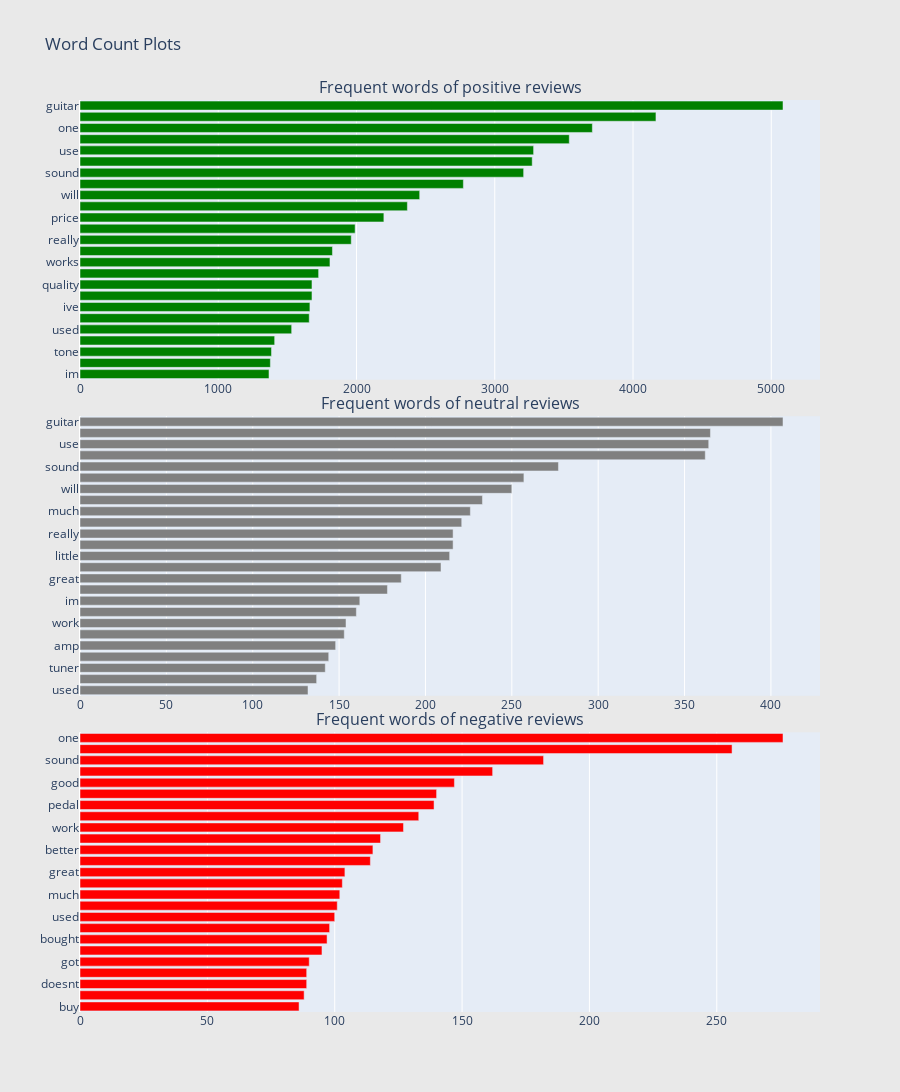

The notebook cell saved with this chart:
### Markdown cell above
## Monogram analysis
**most frequent plots will be here **one word in reviews** based on sentiments**

### Code cell
#Filtering data
review_pos = process_reviews[process_reviews["sentiment"]=='Positive'].dropna()
review_neu = process_reviews[process_reviews["sentiment"]=='Neutral'].dropna()
review_neg = process_reviews[process_reviews["sentiment"]=='Negative'].dropna()

## custom function for ngram generation ##
def generate_ngrams(text, n_gram=1):
    token = [token for token in text.lower().split(" ") if token != "" if token not in STOPWORDS]
    ngrams = zip(*[token[i:] for i in range(n_gram)])
    return [" ".join(ngram) for ngram in ngrams]

## custom function for horizontal bar chart ##
def horizontal_bar_chart(df, color):
    trace = go.Bar(
        y=df["word"].values[::-1],
        x=df["wordcount"].values[::-1],
        showlegend=False,
        orientation = 'h',
        marker=dict(
            color=color,
        ),
    )
    return trace

## Get the bar chart from positive reviews ##
freq_dict = defaultdict(int)
for sent in review_pos["reviews"]:
    for word in generate_ngrams(sent):
        freq_dict[word] += 1
fd_sorted = pd.DataFrame(sorted(freq_dict.items(), key=lambda x: x[1])[::-1])
fd_sorted.columns = ["word", "wordcount"]
trace0 = horizontal_bar_chart(fd_sorted.head(25), 'green')

## Get the bar chart from neutral reviews ##
freq_dict = defaultdict(int)
for sent in review_neu["reviews"]:
    for word in generate_ngrams(sent):
        freq_dict[word] += 1
fd_sorted = pd.DataFrame(sorted(freq_dict.items(), key=lambda x: x[1])[::-1])
fd_sorted.columns = ["word", "wordcount"]
trace1 = horizontal_bar_chart(fd_sorted.head(25), 'grey')

## Get the bar chart from negative reviews ##
freq_dict = defaultdict(int)
for sent in review_neg["reviews"]:
    for word in generate_ngrams(sent):
        freq_dict[word] += 1
fd_sorted = pd.DataFrame(sorted(freq_dict.items(), key=lambda x: x[1])[::-1])
fd_sorted.columns = ["word", "wordcount"]
trace2 = horizontal_bar_chart(fd_sorted.head(25), 'red')

# Creating two subplots
fig = tools.make_subplots(rows=3, cols=1, vertical_spacing=0.04,
                          subplot_titles=["Frequent words of positive reviews", "Frequent words of neutral reviews",
                                          "Frequent words of negative reviews"])
fig.append_trace(trace0, 1, 1)
fig.append_trace(trace1, 2, 1)
fig.append_trace(trace2, 3, 1)
fig['layout'].update(height=1200, width=900, paper_bgcolor='rgb(233,233,233)', title="Word Count Plots")
iplot(fig, filename='word-plots')

### Figure 1 — Plotly figure (JSON) as saved in the notebook; plotly's stock layout.template omitted (floating-point values rounded to 4 significant figures)
{"data": [{"marker": {"color": "green"}, "orientation": "h", "showlegend": false, "type": "bar", "x": [1367, 1377, 1385, 1408, 1531, 1658, 1663, 1678, 1678, 1726, 1808, 1826, 1962, 1990, 2198, 2368, 2457, 2773, 3209, 3271, 3281, 3539, 3706, 4166, 5085], "xaxis": "x", "y": ["im", "better", "tone", "easy", "used", "much", "ive", "nice", "quality", "dont", "works", "amp", "really", "little", "price", "pedal", "will", "well", "sound", "strings", "use", "good", "one", "great", "guitar"], "yaxis": "y"}, {"marker": {"color": "grey"}, "orientation": "h", "showlegend": false, "type": "bar", "x": [132, 137, 142, 144, 148, 153, 154, 160, 162, 178, 186, 209, 214, 216, 216, 221, 226, 233, 250, 257, 277, 362, 364, 365, 407], "xaxis": "x2", "y": ["used", "using", "tuner", "works", "amp", "strap", "work", "quality", "im", "price", "great", "pedal", "little", "well", "really", "better", "much", "dont", "will", "strings", "sound", "good", "use", "one", "guitar"], "yaxis": "y2"}, {"marker": {"color": "red"}, "orientation": "h", "showlegend": false, "type": "bar", "x": [86, 88, 89, 89, 90, 95, 97, 98, 100, 101, 102, 103, 104, 114, 115, 118, 127, 133, 139, 140, 147, 162, 182, 256, 276], "xaxis": "x3", "y": ["buy", "way", "doesnt", "well", "got", "cheap", "bought", "back", "used", "amp", "much", "even", "great", "strings", "better", "really", "work", "dont", "pedal", "will", "good", "use", "sound", "guitar", "one"], "yaxis": "y3"}], "layout": {"annotations": [{"font": {"size": 16}, "showarrow": false, "text": "Frequent words of positive reviews", "x": 0.5, "xanchor": "center", "xref": "paper", "y": 1, "yanchor": "bottom", "yref": "paper"}, {"font": {"size": 16}, "showarrow": false, "text": "Frequent words of neutral reviews", "x": 0.5, "xanchor": "center", "xref": "paper", "y": 0.6533, "yanchor": "bottom", "yref": "paper"}, {"font": {"size": 16}, "showarrow": false, "text": "Frequent words of negative reviews", "x": 0.5, "xanchor": "center", "xref": "paper", "y": 0.3067, "yanchor": "bottom", "yref": "paper"}], "height": 1200, "paper_bgcolor": "rgb(233,233,233)", "title": {"text": "Word Count Plots"}, "width": 900, "xaxis": {"anchor": "y", "autorange": true, "domain": [0, 1], "range": [0, 5353.0], "type": "linear"}, "xaxis2": {"anchor": "y2", "autorange": true, "domain": [0, 1], "range": [0, 428.4], "type": "linear"}, "xaxis3": {"anchor": "y3", "autorange": true, "domain": [0, 1], "range": [0, 290.5], "type": "linear"}, "yaxis": {"anchor": "x", "autorange": true, "domain": [0.6933, 1], "range": [-0.5, 24.5], "type": "category"}, "yaxis2": {"anchor": "x2", "autorange": true, "domain": [0.3467, 0.6533], "range": [-0.5, 24.5], "type": "category"}, "yaxis3": {"anchor": "x3", "autorange": true, "domain": [0, 0.3067], "range": [-0.5, 24.5], "type": "category"}}}
